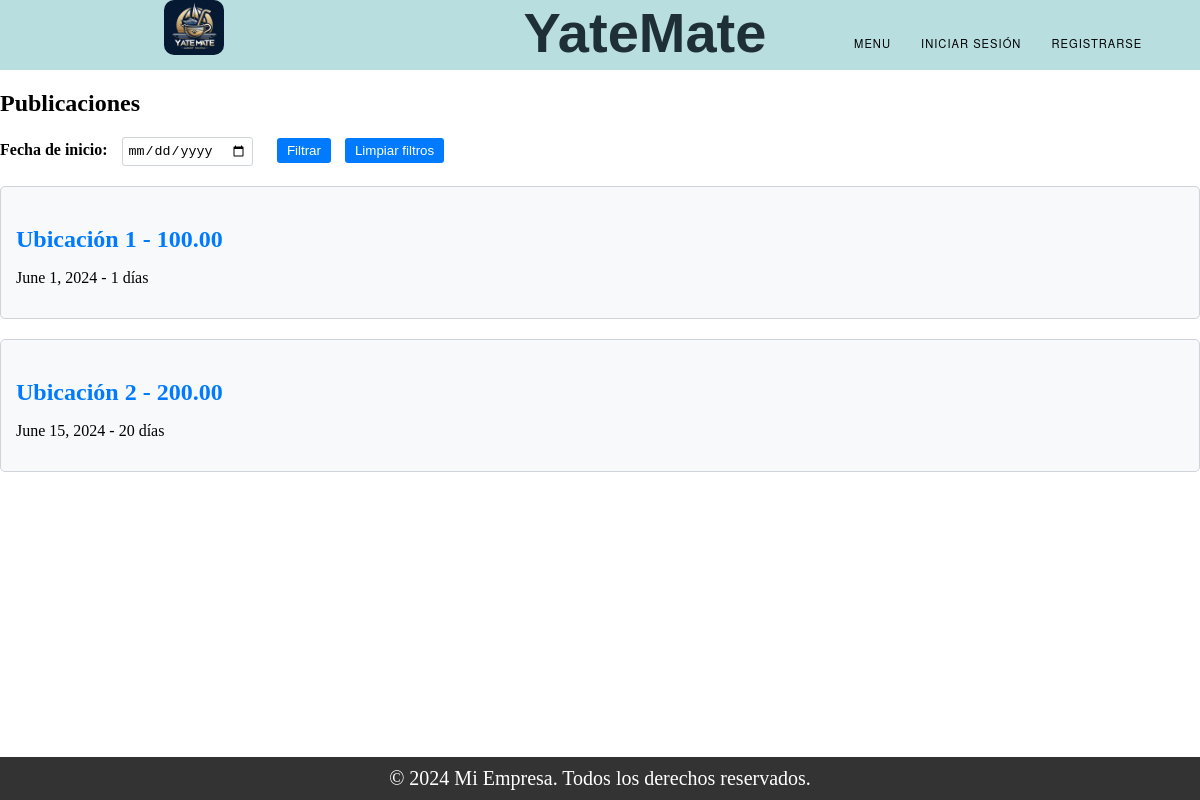
The page /list_amarra/ on the database as committed earlier.
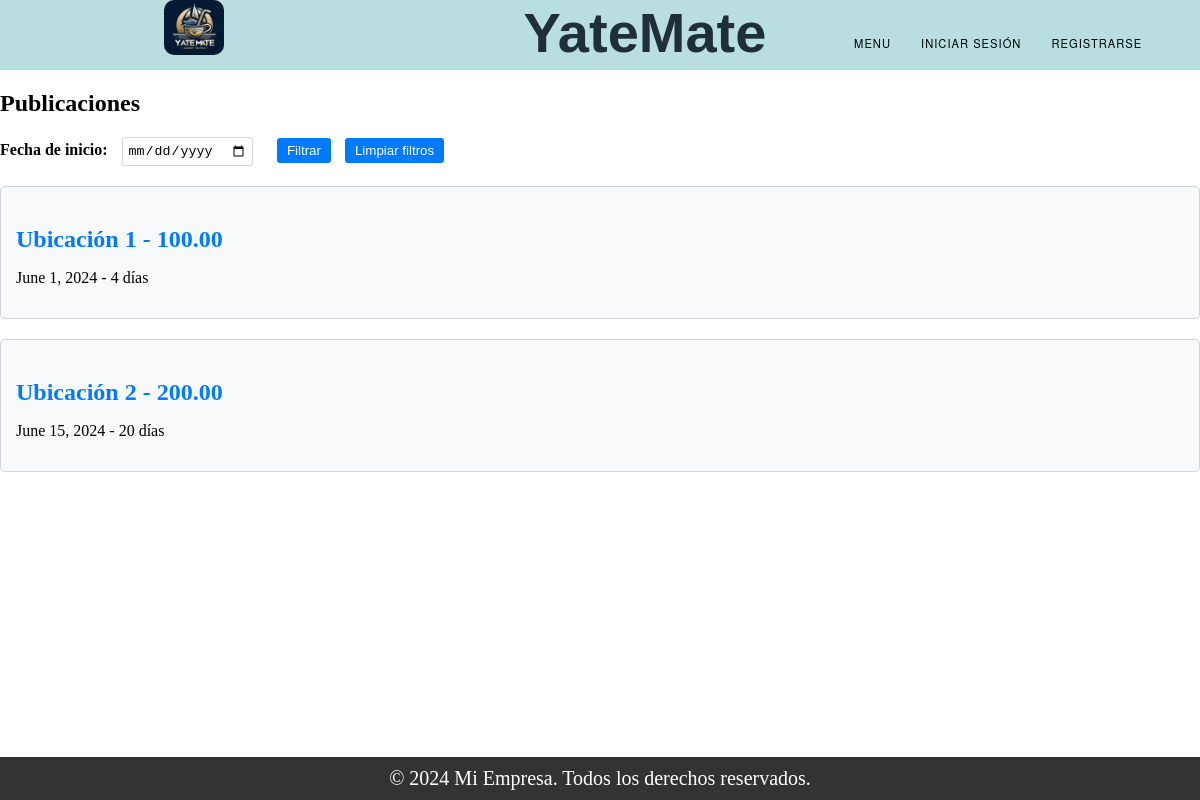
The same page on the database as committed later.
### Amarra/models.py (models this page shows, shortened)
class Publicacion_Amarra(models.Model):
    ESTADOS = (
        ('Vigente', 'Vigente'),
        ('En Proceso', 'En Proceso'),
        ('Finalizado', 'Finalizado'),
    )
    dueño = models.ForeignKey(User, on_delete=models.CASCADE,null=True)
    precio = models.TextField()
    fecha_inicio = models.DateField()
    cant_dias = models.TextField()
    ubicacion = models.TextField()
    cant_dias_disponibles = models.TextField(null=True)
    estado = models.CharField(max_length=20, choices=ESTADOS, default='Vigente')
    def actualizar_dias_disponibles(self):
        hoy = timezone.now().date()
        diferencia_dias = (hoy - self.fecha_inicio).days
        if diferencia_dias > 0:
            dias_disponibles = int(self.cant_dias) - diferencia_dias
            reservas = Reserva.objects.filter(publicacion=self)
            total_reserved_days = sum([int(reserva.cant_dias) for reserva in reservas])
            self.cant_dias_disponibles = str(dias_disponibles - total_reserved_days)
            self.save()

### Amarra/views.py (the view)
# urls.py: path('list_amarra/', views.list_amarra, name="list_amarra"),
def list_amarra(request):
    if request.method == 'GET' and 'fecha_inicio' in request.GET:
        fecha_inicio = request.GET.get('fecha_inicio')
        try:
            fecha_inicio = datetime.strptime(fecha_inicio, '%Y-%m-%d').date()
        except ValueError:
            messages.error(request, 'Formato de fecha inválido.')
            return redirect('list_amarra')
        Amarras = Publicacion_Amarra.objects.filter(
            fecha_inicio__gte=fecha_inicio
        )
    else:
        usuario_id = request.session.get('user_id')
        if usuario_id:
            usuario = get_object_or_404(User, id=usuario_id)
            Amarras = Publicacion_Amarra.objects.exclude(dueño=usuario)
        else:
            Amarras = Publicacion_Amarra.objects.all()
    for amarra in Amarras:
        amarra.actualizar_dias_disponibles()
    return render(request, "list_amarra.html", {'objetos': Amarras})

### Trueque/context_processors.py (called while the page is built)
def conversaciones_usuario(request):
    user_id = request.session.get('user_id')
    if user_id:
        conversaciones = Conversacion.objects.filter(Q(dueño_publicacion=user_id) | Q(solicitante=user_id))
        return {'conversaciones_usuario': conversaciones}
    else:
        return {'conversaciones_usuario': []}

### Amarra/templates/list_amarra.html (shortened to what this page needs)
{% extends "base.html" %}
{% block content %}
{% if objetos %}
    <h2>Publicaciones</h2>
    <form id="filtroForm" method="GET" action="">
        <div class="filter-form">
            <label for="fecha_inicio">Fecha de inicio:</label>
            <input type="date" id="fecha_inicio" name="fecha_inicio" min="{{ fecha_actual }}" max="{{ ultima_fecha }}" />
            <button type="button" onclick="validarFechas()">Filtrar</button>
            <button type="button" onclick="limpiarFiltros()">Limpiar filtros</button>
        </div>
    </form>
    <div id="amarras-container">
        {% for amarra in objetos %}
            {% if amarra.estado == 'Vigente' %}
                <div class="card" data-fecha="{{ amarra.fecha_inicio }}">
                    <h3 class="card-title">{{ amarra.ubicacion }} - {{ amarra.precio }}</h3>
                    <p>{{ amarra.fecha_inicio }} - {{ amarra.cant_dias_disponibles}} días</p>
                </div>
            {% endif %}
        {% endfor %}
    </div>
{% else %}
    <p>No hay amarras temporales disponibles</p>
{% endif %}
{% endblock %}

Rows that differ between the two databases and show on the page:
changed Publicacion_Amarra "Ubicación 1": cant_dias_disponibles "1" → "4"
